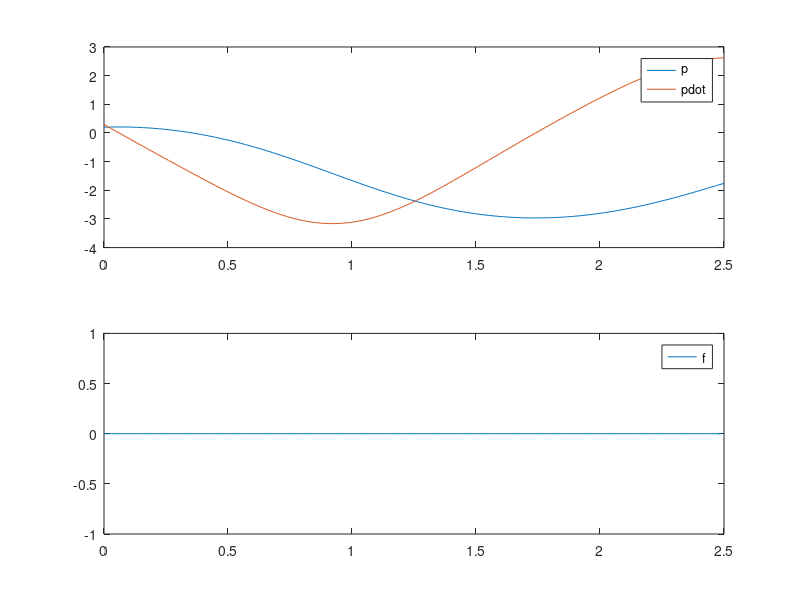

Reproduce this figure in MATLAB.
function startercode221504
[T,X,U,XFORDISPLAY] = RunSimulation;
PlotResults(T,X,U);
p = mat2str(XFORDISPLAY(1),4)
pdot = mat2str(XFORDISPLAY(2),4)
end

function [actuators,data] = initControlSystem(sensors,references,parameters,data)
%%%%%%%%%%%%%%%%%%
% MODIFY
%
%%%%%%%%%%%%%%%%%%
[actuators,data] = runControlSystem(sensors,references,parameters,data);
end

function [actuators,data] = runControlSystem(sensors,references,parameters,data)
%%%%%%%%%%%%%%%%%%
% MODIFY
actuators.f = 0;
%
%%%%%%%%%%%%%%%%%%
end

function [T,X,U,XFORDISPLAY] = RunSimulation
[t,x,tStep,nSteps,nStepsForDisplay] = InitSimulation;
T = t;
X = x;
U = [];
controller.init = @initControlSystem;
controller.run = @runControlSystem;
controller.sensors = GetSensors(t,x);
controller.references = struct;
controller.parameters = struct('tStep',tStep);
controller.data = struct;
[controller.actuators,controller.data] = ...
    controller.init(controller.sensors, ...
                    controller.references, ...
                    controller.parameters, ...
                    controller.data);
for iStep = 1:nSteps
    u = GetInput(controller.actuators);
    [t,x] = ode45(@(t,x) GetXDot(t,x,u),[t t+tStep],x);
    t = t(end);
    x = x(end,:)';
    controller.sensors = GetSensors(t,x);
    [controller.actuators,controller.data] = ...
    controller.run(controller.sensors, ...
                    controller.references, ...
                    controller.parameters, ...
                    controller.data);
    T = [T t];
    X = [X x];
    U = [U u];
    if iStep==nStepsForDisplay
        XFORDISPLAY = x;
    end
end
end

function [t,x,tStep,nSteps,nStepsForDisplay] = InitSimulation
t = 0;
x = [0.20; 0.30];
tStep = 0.010;
nStepsForDisplay = 25;
nSteps = 250;
end

function u = GetInput(actuators)
u = actuators.f;
end

function sensors = GetSensors(t,x)
sensors.t = t;
sensors.pdot = x(2);
end

function xdot = GetXDot(t,x,u)
xdot = [x(2); (1/20)*(-(5*x(2)+100*cos(x(1)))+u(1))];
end

function PlotResults(T,X,U)
clf;
subplot(2,1,1);
plot(T,X);
legend('p','pdot');
subplot(2,1,2);
plot(T(1:end-1),U);
legend('f');
end
